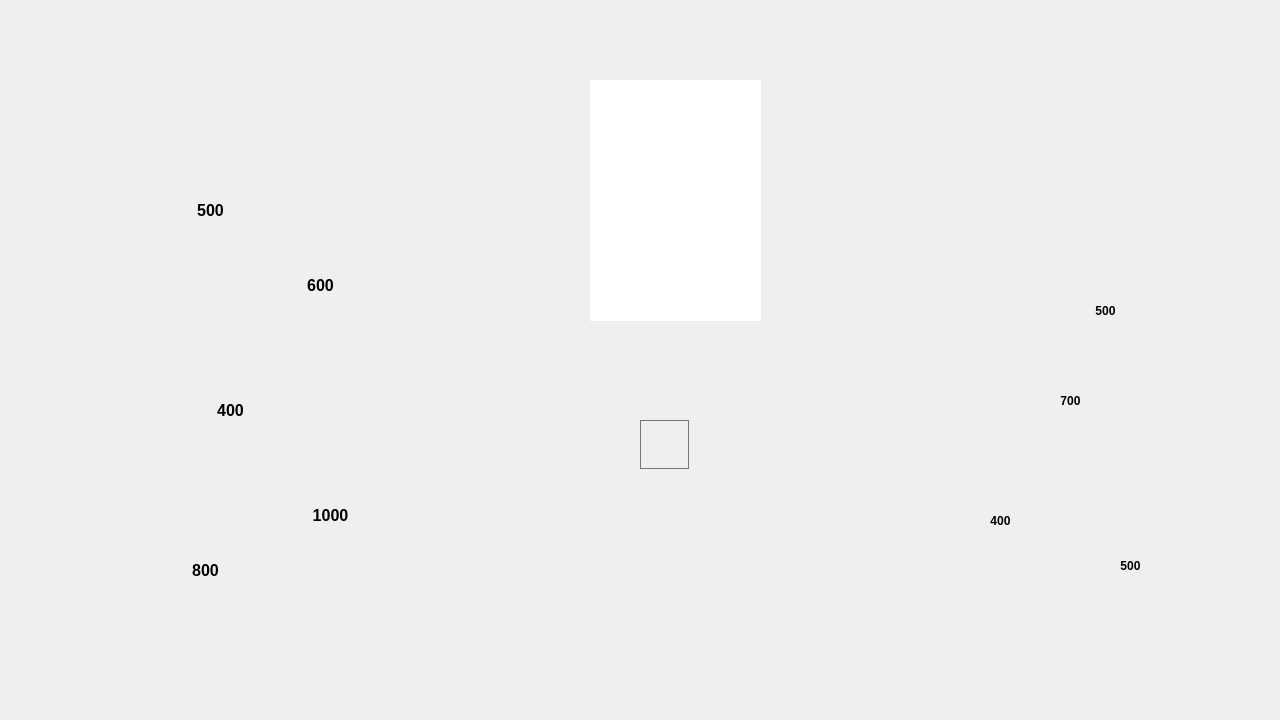
<?xml version="1.0" encoding="UTF-8"?>
<ui version="4.0">
 <class>Store</class>
 <widget class="QDialog" name="Store">
  <property name="geometry">
   <rect>
    <x>0</x>
    <y>0</y>
    <width>1280</width>
    <height>720</height>
   </rect>
  </property>
  <property name="windowTitle">
   <string>Dialog</string>
  </property>
  <widget class="QPushButton" name="home">
   <property name="geometry">
    <rect>
     <x>640</x>
     <y>420</y>
     <width>50</width>
     <height>50</height>
    </rect>
   </property>
   <property name="cursor">
    <cursorShape>PointingHandCursor</cursorShape>
   </property>
   <property name="styleSheet">
    <string notr="true">background-color: qradialgradient(spread:pad, cx:0.5, cy:0.5, radius:0.5, fx:0.5, fy:0.5, stop:0 rgba(0, 0, 0, 0), stop:1 rgba(0, 0, 0, 0));</string>
   </property>
   <property name="text">
    <string/>
   </property>
   <property name="icon">
    <iconset resource="img.qrc">
     <normaloff>:/new/icon/img/home.png</normaloff>:/new/icon/img/home.png</iconset>
   </property>
   <property name="iconSize">
    <size>
     <width>50</width>
     <height>50</height>
    </size>
   </property>
   <property name="flat">
    <bool>true</bool>
   </property>
  </widget>
  <widget class="QLabel" name="label">
   <property name="geometry">
    <rect>
     <x>0</x>
     <y>110</y>
     <width>491</width>
     <height>611</height>
    </rect>
   </property>
   <property name="text">
    <string/>
   </property>
   <property name="pixmap">
    <pixmap resource="img.qrc">:/new/icon/img/storepakcage.png</pixmap>
   </property>
   <property name="scaledContents">
    <bool>true</bool>
   </property>
  </widget>
  <widget class="QLabel" name="label_2">
   <property name="geometry">
    <rect>
     <x>890</x>
     <y>120</y>
     <width>391</width>
     <height>601</height>
    </rect>
   </property>
   <property name="text">
    <string/>
   </property>
   <property name="pixmap">
    <pixmap resource="img.qrc">:/new/icon/img/storepackage.png</pixmap>
   </property>
   <property name="scaledContents">
    <bool>true</bool>
   </property>
  </widget>
  <widget class="QLabel" name="label_3">
   <property name="geometry">
    <rect>
     <x>540</x>
     <y>60</y>
     <width>271</width>
     <height>281</height>
    </rect>
   </property>
   <property name="text">
    <string/>
   </property>
   <property name="pixmap">
    <pixmap resource="img.qrc">:/new/icon/img/storemid.jpg</pixmap>
   </property>
   <property name="scaledContents">
    <bool>true</bool>
   </property>
  </widget>
  <widget class="QLabel" name="label_4">
   <property name="geometry">
    <rect>
     <x>0</x>
     <y>0</y>
     <width>1280</width>
     <height>720</height>
    </rect>
   </property>
   <property name="text">
    <string/>
   </property>
   <property name="pixmap">
    <pixmap resource="img.qrc">:/new/image/img/supermarket.jpg</pixmap>
   </property>
   <property name="scaledContents">
    <bool>true</bool>
   </property>
  </widget>
  <widget class="QPushButton" name="left1">
   <property name="geometry">
    <rect>
     <x>160</x>
     <y>180</y>
     <width>101</width>
     <height>61</height>
    </rect>
   </property>
   <property name="font">
    <font>
     <pointsize>12</pointsize>
     <weight>75</weight>
     <bold>true</bold>
    </font>
   </property>
   <property name="cursor">
    <cursorShape>PointingHandCursor</cursorShape>
   </property>
   <property name="styleSheet">
    <string notr="true">QPushButton#left1
{
    background-color: transparent;
	image: url(:/new/image/img/storeleft5.jpg);
	background-attachment: fixed;
    background-repeat: none;    
}
QPushButton#left1:hover
{
	
	image: url(:/new/image/img/pink.jpg);

}</string>
   </property>
   <property name="text">
    <string>500</string>
   </property>
   <property name="flat">
    <bool>true</bool>
   </property>
  </widget>
  <widget class="QPushButton" name="left2">
   <property name="geometry">
    <rect>
     <x>170</x>
     <y>370</y>
     <width>121</width>
     <height>81</height>
    </rect>
   </property>
   <property name="font">
    <font>
     <pointsize>12</pointsize>
     <weight>75</weight>
     <bold>true</bold>
    </font>
   </property>
   <property name="cursor">
    <cursorShape>PointingHandCursor</cursorShape>
   </property>
   <property name="styleSheet">
    <string notr="true">QPushButton#left2
{
    background-color: transparent;
	
	image: url(:/new/image/img/storeleft2.jpg);
	background-attachment: fixed;
    background-repeat: none;    
}
QPushButton#left2:hover
{
	
	image: url(:/new/image/img/pink.jpg);

}</string>
   </property>
   <property name="text">
    <string>400</string>
   </property>
   <property name="flat">
    <bool>true</bool>
   </property>
  </widget>
  <widget class="QPushButton" name="left3">
   <property name="geometry">
    <rect>
     <x>270</x>
     <y>470</y>
     <width>121</width>
     <height>91</height>
    </rect>
   </property>
   <property name="font">
    <font>
     <pointsize>12</pointsize>
     <weight>75</weight>
     <bold>true</bold>
    </font>
   </property>
   <property name="cursor">
    <cursorShape>PointingHandCursor</cursorShape>
   </property>
   <property name="styleSheet">
    <string notr="true">QPushButton#left3
{
    background-color: transparent;
	
	image: url(:/new/image/img/storeleft1.jpg);
	background-attachment: fixed;
    background-repeat: none;    
}
QPushButton#left3:hover
{
	
	image: url(:/new/image/img/pink.jpg);

}</string>
   </property>
   <property name="text">
    <string>1000</string>
   </property>
   <property name="flat">
    <bool>true</bool>
   </property>
  </widget>
  <widget class="QPushButton" name="left4">
   <property name="geometry">
    <rect>
     <x>150</x>
     <y>530</y>
     <width>111</width>
     <height>81</height>
    </rect>
   </property>
   <property name="font">
    <font>
     <pointsize>12</pointsize>
     <weight>75</weight>
     <bold>true</bold>
    </font>
   </property>
   <property name="cursor">
    <cursorShape>PointingHandCursor</cursorShape>
   </property>
   <property name="styleSheet">
    <string notr="true">QPushButton#left4
{
    background-color: transparent;
	
	image: url(:/new/image/img/storeleft4.jpg);
	background-attachment: fixed;
    background-repeat: none;    
}
QPushButton#left4:hover
{
	
	image: url(:/new/image/img/pink.jpg);

}</string>
   </property>
   <property name="text">
    <string>800</string>
   </property>
   <property name="flat">
    <bool>true</bool>
   </property>
  </widget>
  <widget class="QPushButton" name="left5">
   <property name="geometry">
    <rect>
     <x>270</x>
     <y>250</y>
     <width>101</width>
     <height>71</height>
    </rect>
   </property>
   <property name="font">
    <font>
     <pointsize>12</pointsize>
     <weight>75</weight>
     <bold>true</bold>
    </font>
   </property>
   <property name="cursor">
    <cursorShape>PointingHandCursor</cursorShape>
   </property>
   <property name="styleSheet">
    <string notr="true">QPushButton#left5
{
    background-color: transparent;
	
	image: url(:/new/image/img/storeleft3.jpg);
	background-attachment: fixed;
    background-repeat: none;    
}
QPushButton#left5:hover
{
	
	image: url(:/new/image/img/pink.jpg);

}</string>
   </property>
   <property name="text">
    <string>600</string>
   </property>
   <property name="flat">
    <bool>true</bool>
   </property>
  </widget>
  <widget class="QPushButton" name="right2">
   <property name="geometry">
    <rect>
     <x>940</x>
     <y>480</y>
     <width>121</width>
     <height>81</height>
    </rect>
   </property>
   <property name="font">
    <font>
     <weight>75</weight>
     <bold>true</bold>
    </font>
   </property>
   <property name="cursor">
    <cursorShape>PointingHandCursor</cursorShape>
   </property>
   <property name="styleSheet">
    <string notr="true">QPushButton#right2
{
    background-color: transparent;
	image: url(:/new/image/img/storeright3.jpg);
	background-attachment: fixed;
    background-repeat: none;    
}
QPushButton#right2:hover
{
	
	image: url(:/new/image/img/pink.jpg);

}</string>
   </property>
   <property name="text">
    <string>400</string>
   </property>
   <property name="flat">
    <bool>true</bool>
   </property>
  </widget>
  <widget class="QPushButton" name="right3">
   <property name="geometry">
    <rect>
     <x>1050</x>
     <y>270</y>
     <width>111</width>
     <height>81</height>
    </rect>
   </property>
   <property name="font">
    <font>
     <weight>75</weight>
     <bold>true</bold>
    </font>
   </property>
   <property name="cursor">
    <cursorShape>PointingHandCursor</cursorShape>
   </property>
   <property name="styleSheet">
    <string notr="true">QPushButton#right3
{
    background-color: transparent;
	image: url(:/new/image/img/storeright1.jpg);
	background-attachment: fixed;
    background-repeat: none;    
}
QPushButton#right3:hover
{
	
	image: url(:/new/image/img/pink.jpg);

}</string>
   </property>
   <property name="text">
    <string>500</string>
   </property>
   <property name="flat">
    <bool>true</bool>
   </property>
  </widget>
  <widget class="QPushButton" name="right4">
   <property name="geometry">
    <rect>
     <x>1010</x>
     <y>360</y>
     <width>121</width>
     <height>81</height>
    </rect>
   </property>
   <property name="font">
    <font>
     <weight>75</weight>
     <bold>true</bold>
    </font>
   </property>
   <property name="cursor">
    <cursorShape>PointingHandCursor</cursorShape>
   </property>
   <property name="styleSheet">
    <string notr="true">QPushButton#right4
{
    background-color: transparent;
	image: url(:/new/image/img/storeright2.jpg);
	background-attachment: fixed;
    background-repeat: none;    
}
QPushButton#right4:hover
{
	
	image: url(:/new/image/img/pink.jpg);

}</string>
   </property>
   <property name="text">
    <string>700</string>
   </property>
   <property name="flat">
    <bool>true</bool>
   </property>
  </widget>
  <widget class="QPushButton" name="right1">
   <property name="geometry">
    <rect>
     <x>1070</x>
     <y>530</y>
     <width>121</width>
     <height>71</height>
    </rect>
   </property>
   <property name="font">
    <font>
     <weight>75</weight>
     <bold>true</bold>
    </font>
   </property>
   <property name="cursor">
    <cursorShape>PointingHandCursor</cursorShape>
   </property>
   <property name="styleSheet">
    <string notr="true">QPushButton#right1
{
    background-color: transparent;
	image: url(:/new/image/img/storeright4.jpg);
	background-attachment: fixed;
    background-repeat: none;    
}
QPushButton#right1:hover
{
	
	image: url(:/new/image/img/pink.jpg);

}</string>
   </property>
   <property name="text">
    <string>500</string>
   </property>
   <property name="flat">
    <bool>true</bool>
   </property>
  </widget>
  <widget class="QPushButton" name="mid">
   <property name="geometry">
    <rect>
     <x>590</x>
     <y>80</y>
     <width>171</width>
     <height>241</height>
    </rect>
   </property>
   <property name="cursor">
    <cursorShape>PointingHandCursor</cursorShape>
   </property>
   <property name="styleSheet">
    <string notr="true">QPushButton#mid
{
    background-color: transparent;
	
	image: url(:/new/image/img/giftbox.png);
	background-attachment: fixed;
    background-repeat: none;    
}
QPushButton#mid:hover
{
	
	
	image: url(:/new/image/img/unbox.png);

}</string>
   </property>
   <property name="text">
    <string/>
   </property>
   <property name="flat">
    <bool>true</bool>
   </property>
  </widget>
  <widget class="QLabel" name="label_5">
   <property name="geometry">
    <rect>
     <x>590</x>
     <y>80</y>
     <width>171</width>
     <height>241</height>
    </rect>
   </property>
   <property name="styleSheet">
    <string notr="true">background-color: rgb(255, 255, 255);</string>
   </property>
   <property name="text">
    <string/>
   </property>
  </widget>
  <zorder>label_4</zorder>
  <zorder>home</zorder>
  <zorder>label</zorder>
  <zorder>label_2</zorder>
  <zorder>label_3</zorder>
  <zorder>left1</zorder>
  <zorder>left2</zorder>
  <zorder>left3</zorder>
  <zorder>left4</zorder>
  <zorder>left5</zorder>
  <zorder>right2</zorder>
  <zorder>right3</zorder>
  <zorder>right4</zorder>
  <zorder>right1</zorder>
  <zorder>label_5</zorder>
  <zorder>mid</zorder>
 </widget>
 <resources>
  <include location="img.qrc"/>
 </resources>
 <connections/>
</ui>
